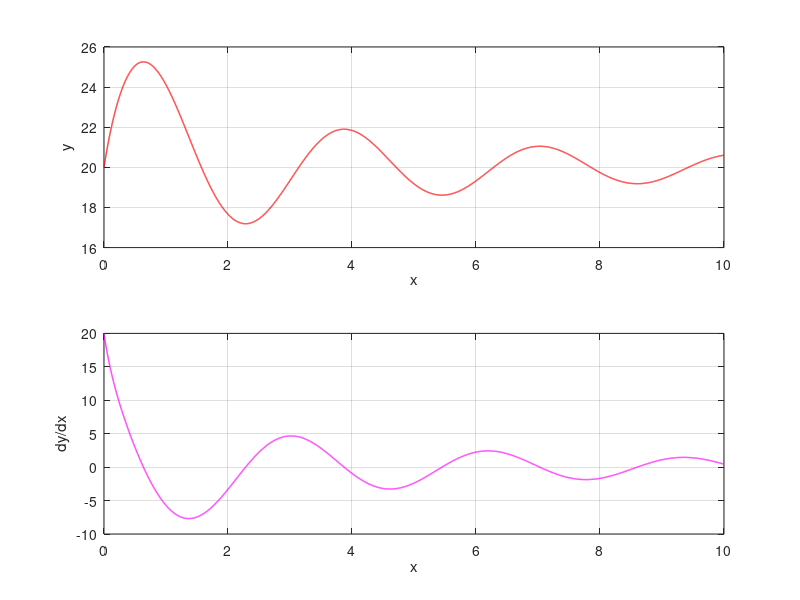

MATLAB code for this plot:
clc
clear all
close all

a = 0;
b = 10;
N = 10001;
x = linspace(a,b,N);
h = x(2) - x(1);
y = 20 + 10*sin(2*x).*exp(-0.1*x)./sqrt(1+3*x);
yp = zeros(1,N);
yp(1) = (-y(3) + 4*y(2) - 3*y(1)) / (2*h);
yp(N) = -(-y(N-2) + 4*y(N-1) - 3*y(N)) / (2*h);
for i = 2:1:N-1
   yp(i) = (y(i+1) - y(i-1)) / (2*h);
end

subplot(2,1,1), plot(x,y,'r-','linewidth',1);
grid on
xlabel('x'), ylabel('y');
subplot(2,1,2), plot(x,yp,'m-','linewidth',1);
grid on
xlabel('x'), ylabel('dy/dx');

I = (h/3) * (y(1) + 4*sum(y(2:2:end-1)) + 2*sum(y(3:2:end-2)) + y(end));
fprintf("Integral between 0 and 10 = %.4f\n",I);

c = 0;
I80 = 0;
while(I80<79.9999)
x = linspace(a,c,N+1);
h = x(2) - x(1);
y = 100*(1-exp(-0.1*x).*cos(4*x+pi).*sin(x+4));
I80 = (h/3) * (y(1) + 4*sum(y(2:2:end-1)) + 2*sum(y(3:2:end-2)) + y(end));
c = c+0.00001;
end
fprintf("With %d many small intervals, the b value must be b = %.5f for the Integral to be 80.",N-1,c);

